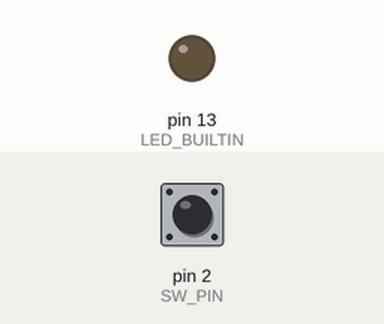
Simulated run of this sketch. Board: Arduino Uno, built with avr-gcc and run on an emulated ATmega328P. On the bench: output pins drawn as LEDs (lit = HIGH). The inputs (shaded band) are chosen by the test bench; at power-on: pin 2 (SW_PIN) HIGH.

Above: at 1.2 s.
1.3 s: pin 2 (SW_PIN) pulled LOW for 0.15 s
At 1.37 s:
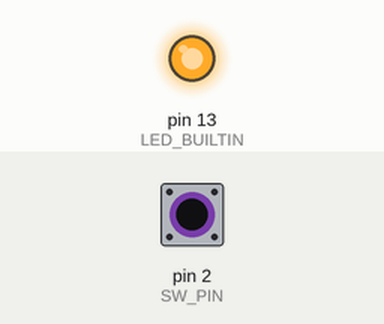
2.9 s: pin 2 (SW_PIN) pulled LOW for 3.2 s
At 6.5 s:
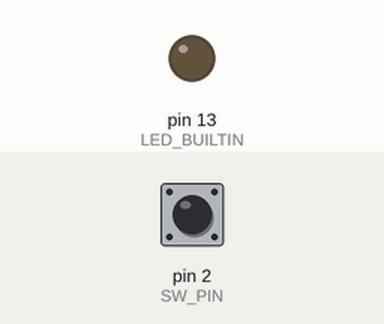
Timing chart, 0 to 8.0 s (numbered marks = the images above; inputs shaded):
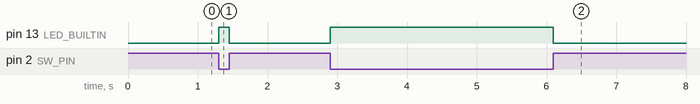

Measured:
- after the input at 1.3 s, pin 13 (LED_BUILTIN): LOW → HIGH at once, → LOW 0.15 s later
- after the input at 2.9 s, pin 13 (LED_BUILTIN): LOW → HIGH at once, → LOW 3.2 s later

The sketch:

task1_INT0_Swith.ino
```cpp
const uint8_t SW_PIN = 2; // INT0
//onboard LED

void syncLedToSwitch() {
//closed switch = LOW
bool closed = (digitalRead(SW_PIN) == LOW);
digitalWrite(LED_BUILTIN, closed ? HIGH : LOW);
}

void setup() {
pinMode(LED_BUILTIN, OUTPUT);
pinMode(SW_PIN, INPUT_PULLUP);

syncLedToSwitch();

// Trigger on any change (open/closed)
attachInterrupt(digitalPinToInterrupt(SW_PIN), syncLedToSwitch, CHANGE);
}

void loop() { /* nothing */ }
```
